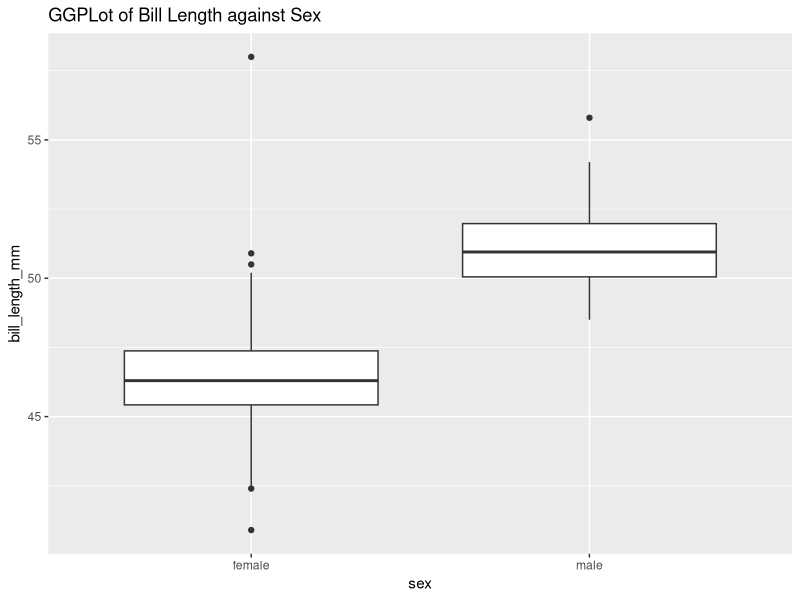
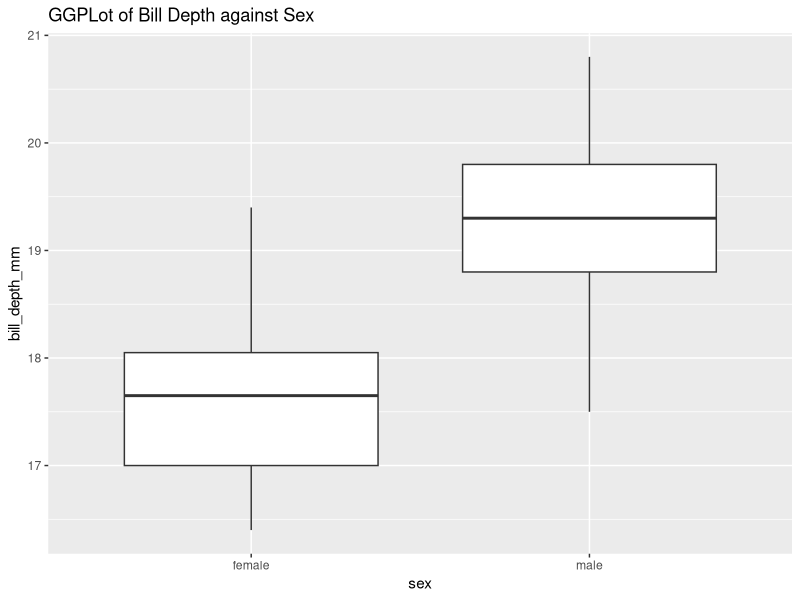
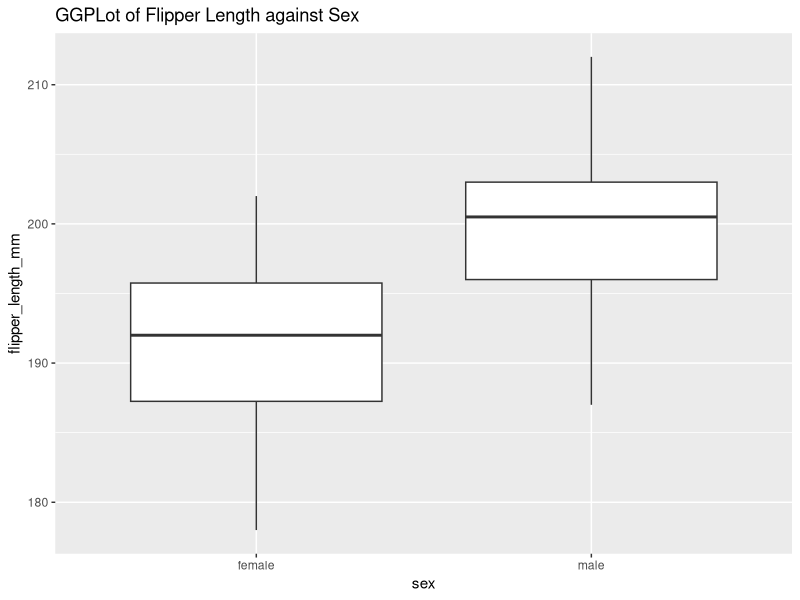
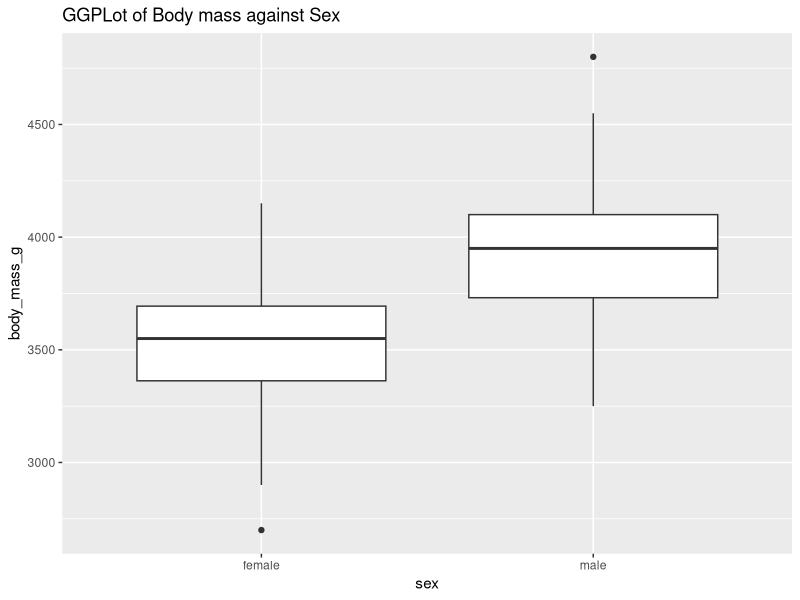

The R script that drew these images, in order:
## ---- chunk 1
knitr::opts_chunk$set(comment = "###")
## ---- chunk 2
library(knitr)
library(palmerpenguins)
library(ggplot2)
## ---- chunk 3
data(penguins)
head(penguins)
df_penguins = data.frame(penguins)

# Used summary to get the overview of the data
summary(df_penguins)

# This table represent the 3 different species and their population on the Island.
table_penguins = table(df_penguins$species, df_penguins$island)
table_penguins

chinstrapData = df_penguins[df_penguins$species == "Chinstrap",]

head(chinstrapData)
nrow(chinstrapData)
## ---- chunk 4
# Using GGPlot to visualize the difference between Male and Female regarding different attributes

ggplot(chinstrapData, aes(x = sex, y = bill_length_mm)) +
  geom_boxplot() +
  labs(title = "GGPLot of Bill Length against Sex")

ggplot(chinstrapData, aes(x = sex, y = bill_depth_mm)) +
  geom_boxplot() +
  labs(title = "GGPLot of Bill Depth against Sex")

ggplot(chinstrapData, aes(x = sex, y = flipper_length_mm)) +
  geom_boxplot() +
  labs(title = "GGPLot of Flipper Length against Sex")

ggplot(chinstrapData, aes(x = sex, y = body_mass_g)) +
  geom_boxplot() +
  labs(title = "GGPLot of Body mass against Sex")

## ---- chunk 5
# Example data frame
chinstrapData_sex_billLength = data.frame(
  Sex = rep(c("Male", "Female"), each = sum(chinstrapData$sex == "male")),
  BillLength = c(chinstrapData$bill_length_mm)
)

head(chinstrapData_sex_billLength)

# Independent samples t-test
t_test_result <- t.test(BillLength ~ Sex, data = chinstrapData_sex_billLength)
print(t_test_result)

## ---- chunk 6
sex = chinstrapData$sex
billLength = chinstrapData$bill_length_mm

df_billL_sex = data.frame(sex , billLength)
df_billL_sex

# Independent samples t-test
t_test_result2 <- t.test(billLength ~ sex, data = df_billL_sex)
print(t_test_result2)

## ---- chunk 7
sex = chinstrapData$sex
billDepth = chinstrapData$bill_depth_mm

df_billD_sex = data.frame(sex , billDepth)
df_billD_sex

# Independent samples t-test
t_test_result3 <- t.test(billDepth ~ sex, data = df_billD_sex)
print(t_test_result3)

## ---- chunk 8
sex = chinstrapData$sex
flipLength = chinstrapData$flipper_length_mm

df_flipL_sex = data.frame(sex , flipLength)
df_flipL_sex

# Independent samples t-test
t_test_result4 <- t.test(flipLength ~ sex, data = df_flipL_sex)
print(t_test_result4)

## ---- chunk 9
sex = chinstrapData$sex
body_mass = chinstrapData$body_mass_g

df_body_mass_sex = data.frame(sex , body_mass)
df_body_mass_sex

# Independent samples t-test
t_test_result5 <- t.test(body_mass ~ sex, data = df_body_mass_sex)
print(t_test_result5)

